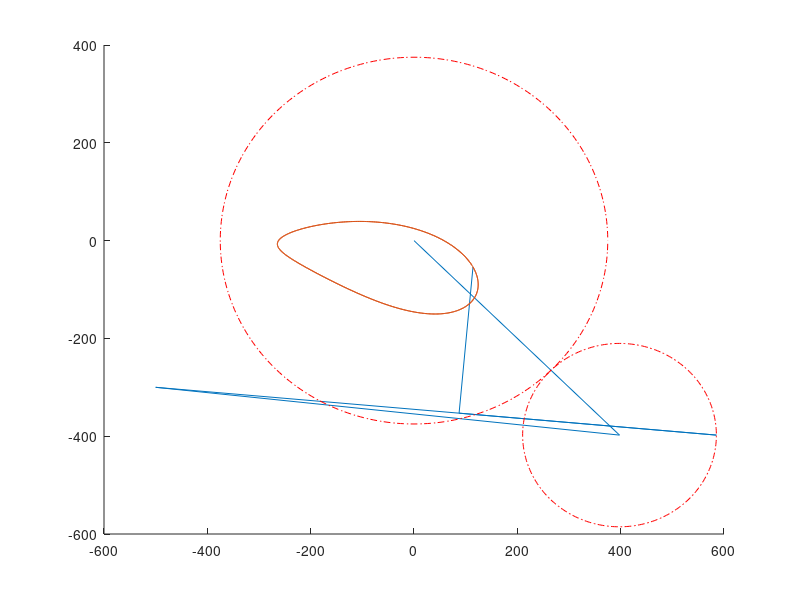
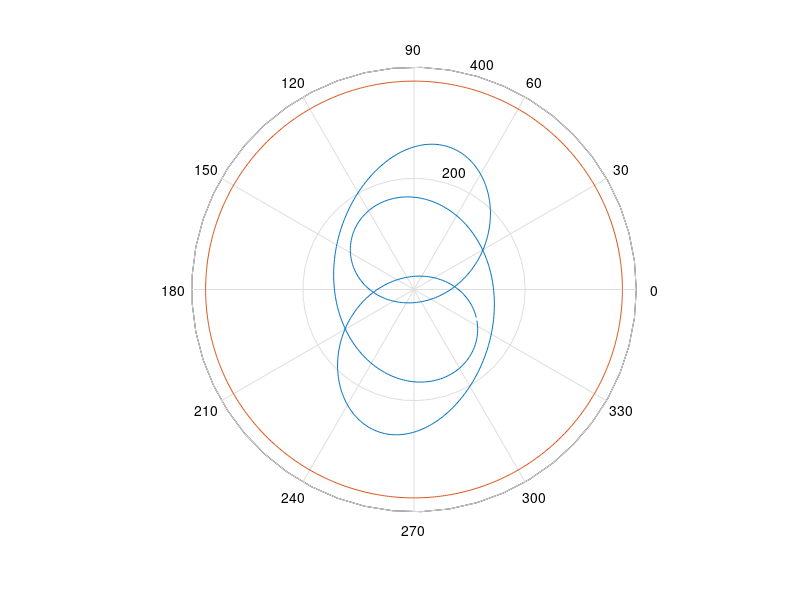
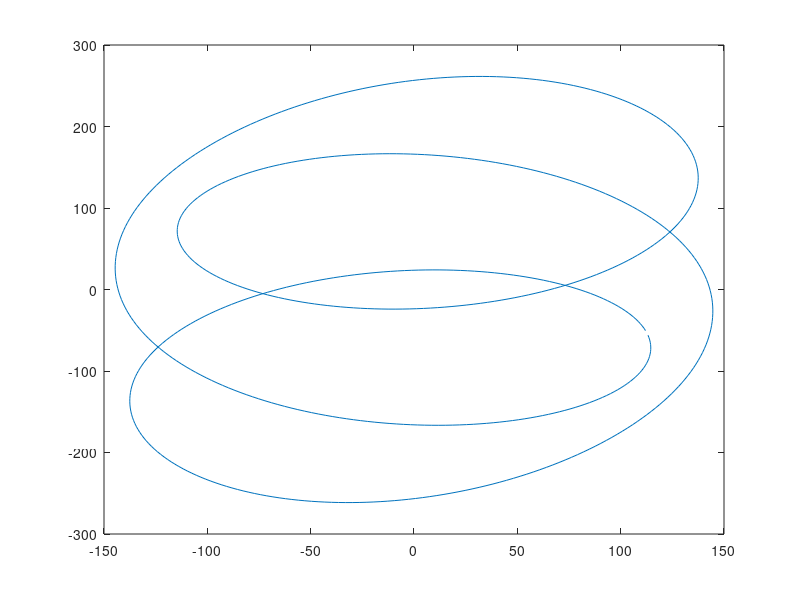

Write MATLAB code to recreate these figures, in order.
clear all;
clc
% close all;
%%Cycloid Drawing Machine
m=5; %%module (mm)

%%Define the Main Gear
%%Teeth=150;
Mt=150;
Mc=[0 0];
figure;
hold on;
%%Driving gear
%%teeth=50;
Dt=75;
Dr=75; %%times the module (value of Dr has to be less than half of the number of teeth)
if Dr> (0.5*Dt) 
    disp('Correcting the length of the arm...');
    Dr=Dr-(0.5*Dt);
    if Dr> (0.5*Dt) 
        disp('the arm is longer than the gear..')
        Dr= 0.5*Dt;
        disp('arm length is corrected to be equal to the pitch radius of the gear!')
    end
end

%%machine parameter
rd=Dr*m;

%%angle of the line joining the centre of the main gear and driving gear w.r.t positive x axis in degrees is angled
angled=-45;
dcentre=[0.5*(Mt+Dt)*m*cosd(angled) 0.5*(Mt+Dt)*m*sind(angled)];

%%Pivot Point **this can be floating as well as fixed**
%%floating point means it is mounted on an additional gear in the gear train
%%Pivot point also has the pin for the sliding link

P=[-500  -300];

%%Adjustable sliding link parameters
l1=500;
l2=300;
%%This is the setup information. Based on this, we mark the innitial position of all the critical points and then using time marching, find the subsequent positions of all the critical
i=0;
for t=1:0.5:360
    i=i+1;
    alpha=-t; %%angle of driving gear in degree
    omegad= 1 * (Mt/Dt);
    beta=t*omegad; %%angle of driven gear in degree
    p1 = [((dcentre(1)) + rd * cosd(beta)) ((dcentre(2)) + rd * sind(beta))];
    sliderlen=sqrt((P(1)-p1(1))^2+(P(2)-p1(2))^2);
    uvect1 = [(P(1)-p1(1))/sliderlen (P(2)-p1(2))/sliderlen];
    p2 =[p1(1)+uvect1(1)*l1 p1(2)+uvect1(2)*l1];
    uvect2 = [uvect1(2) -1*uvect1(1)];
    p3 =[p2(1)+uvect2(1)*l2 p2(2)+uvect2(2)*l2];
    x(i)=p3(1);
    y(i)=p3(2);
end

p=[Mc(1) dcentre(1) P(1) p1(1) p2(1) p3(1)];
q=[Mc(2) dcentre(2) P(2) p1(2) p2(2) p3(2)];
plot (p,q)
plot (x,y)

%%circle plot trial
for i=1:1:360
    g1x(i)= (Mt*m*0.5) * cosd(i);
    g1y(i)= (Mt*m*0.5) * sind(i);
end
plot(g1x,g1y,'red-.')

for i=1:1:360
    g2x(i)= dcentre(1)+ (Dt*m*0.5) * cosd(i);
    g2y(i)= dcentre(2)+ (Dt*m*0.5) * sind(i);
end
plot(g2x,g2y,'red-.')

figure
i=0;
for t=1:0.5:360
    i=i+1;
    alpha=-1*t;
    theta1 = atan2d(y(i),x(i));
    aar(i)= sqrt((x(i))^2+(y(i))^2);
    theta(i)= t*pi/180;
    phi(i)=(alpha+theta1);
    p(i)= aar(i) * cos(alpha+theta1);
    q(i)= aar(i) * sin(alpha+theta1);
end

%%this is obviously wrong, but the angular difference, I can't capture this just yet
%%polarplot(phi,aar)
%%polarplot (theta, aar);
%%polarplot((0:0.1:2*%pi),Mt*m*0.5);

for i=1:1:length(phi)
    chi(i)=(phi(i)+i)*pi/180;
end
grid off;
polar (chi, aar);

clear x;
clear y;

[x11,y11]=pol2cart(chi,aar);

A=[x11',y11'];
eo=fopen('output1.txt','w');
fprintf(eo,'%0.2f \t %0.2f\r\n',A');
fclose(eo);

hold on;
k=0:0.01:2*pi;
si=size(k);
l=Mt*m*0.5*ones(1,si(2));
polar(k,l);
figure
plot(x11,y11);
% close all;